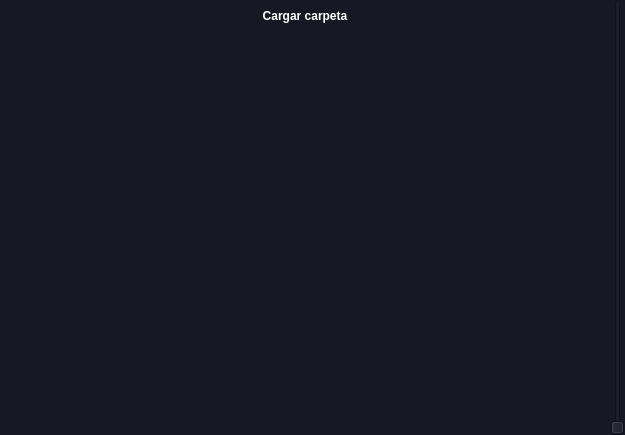
<?xml version="1.0" encoding="UTF-8"?>
<ui version="4.0">
 <class>MainWindow</class>
 <widget class="QMainWindow" name="MainWindow">
  <property name="geometry">
   <rect>
    <x>0</x>
    <y>0</y>
    <width>625</width>
    <height>435</height>
   </rect>
  </property>
  <property name="windowTitle">
   <string>MainWindow</string>
  </property>
  <property name="styleSheet">
   <string notr="true">*{
	border: none;
}</string>
  </property>
  <widget class="QWidget" name="centralwidget">
   <property name="styleSheet">
    <string notr="true">background-color: rgb(24, 24, 36);</string>
   </property>
   <layout class="QHBoxLayout" name="horizontalLayout" stretch="4,0,2">
    <property name="spacing">
     <number>0</number>
    </property>
    <property name="leftMargin">
     <number>0</number>
    </property>
    <property name="topMargin">
     <number>0</number>
    </property>
    <property name="rightMargin">
     <number>0</number>
    </property>
    <property name="bottomMargin">
     <number>0</number>
    </property>
    <item>
     <widget class="QWidget" name="info_dicom" native="true">
      <layout class="QVBoxLayout" name="verticalLayout">
       <item>
        <widget class="QPushButton" name="load_folder">
         <property name="font">
          <font>
           <weight>75</weight>
           <bold>true</bold>
          </font>
         </property>
         <property name="styleSheet">
          <string notr="true">color: rgb(255, 255, 255);</string>
         </property>
         <property name="text">
          <string>Cargar carpeta</string>
         </property>
        </widget>
       </item>
       <item>
        <widget class="QLabel" name="label">
         <property name="styleSheet">
          <string notr="true">color: rgb(255, 255, 255);</string>
         </property>
         <property name="text">
          <string/>
         </property>
        </widget>
       </item>
       <item>
        <widget class="QLabel" name="label_2">
         <property name="maximumSize">
          <size>
           <width>16777215</width>
           <height>16777215</height>
          </size>
         </property>
         <property name="styleSheet">
          <string notr="true">color: rgb(255, 255, 255);</string>
         </property>
         <property name="text">
          <string/>
         </property>
        </widget>
       </item>
       <item>
        <widget class="QLabel" name="label_3">
         <property name="styleSheet">
          <string notr="true">color: rgb(255, 255, 255);</string>
         </property>
         <property name="text">
          <string/>
         </property>
        </widget>
       </item>
       <item>
        <widget class="QLabel" name="label_4">
         <property name="styleSheet">
          <string notr="true">color: rgb(255, 255, 255);</string>
         </property>
         <property name="text">
          <string/>
         </property>
        </widget>
       </item>
       <item>
        <widget class="QLabel" name="label_5">
         <property name="styleSheet">
          <string notr="true">color: rgb(255, 255, 255);</string>
         </property>
         <property name="text">
          <string/>
         </property>
        </widget>
       </item>
      </layout>
     </widget>
    </item>
    <item>
     <layout class="QHBoxLayout" name="dicom_img"/>
    </item>
    <item>
     <widget class="QSlider" name="verticalSlider">
      <property name="orientation">
       <enum>Qt::Vertical</enum>
      </property>
     </widget>
    </item>
   </layout>
  </widget>
 </widget>
 <resources>
  <include location="icons.qrc"/>
 </resources>
 <connections/>
</ui>
